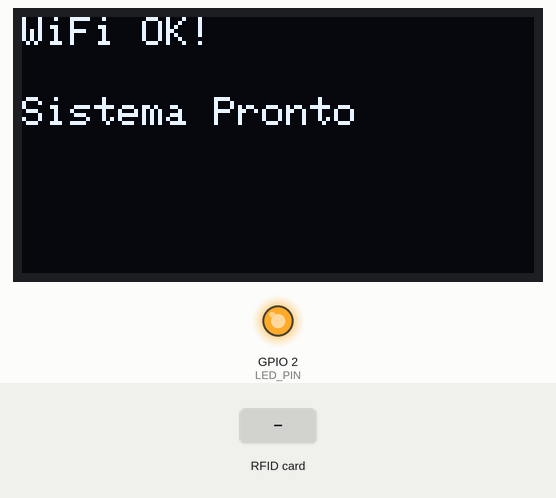
Recording of a sketch running on a simulated ESP32. On the bench: 128×64 one-colour display, output pins drawn as LEDs (lit = HIGH). The inputs (shaded band) are chosen by the test bench. WiFi joins after 1.5 s; servers stay silent unless stated; uploads are accepted with an empty reply; what the sketch prints to the serial monitor is not drawn.

Above: at 3.7 s.
At 6.8 s:
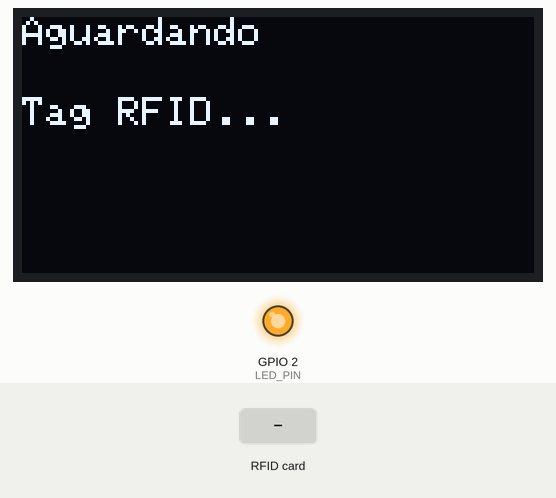
6.9 s: RFID card 5E 7A 19 C4 held to the reader
At 7.19 s:
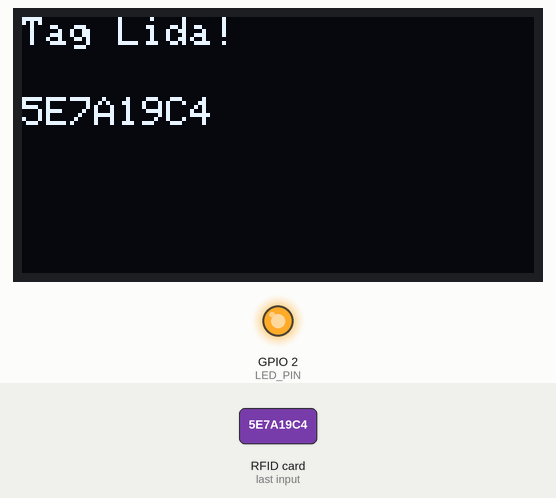
At 7.9 s:
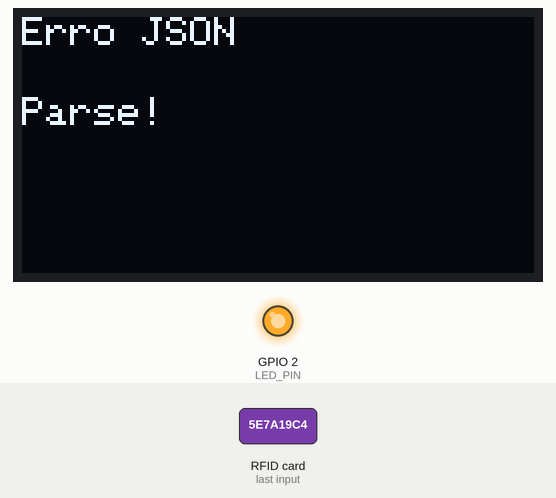
Timing chart, 0 to 9.9 s (numbered marks = the images above; inputs shaded):
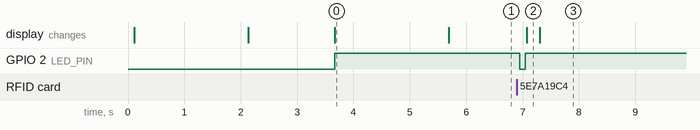

The sketch:

esp32_rfid_rastreamento.ino
```cpp
/*
 * Sistema de Rastreamento Bovino - ESP32
 *
 * Este código implementa um sistema de leitura de tags RFID para rastreamento de bovinos.
 * Funcionalidades:
 * - Leitura de tags RFID usando módulo RC522
 * - Conexão WiFi automática
 * - Envio de dados para servidor PHP
 * - Display de informações (OLED 128x64)
 * - Tratamento de erros e reconexão
 *
 * Hardware necessário:
 * - ESP32
 * - Módulo RFID RC522
 * - Display OLED 128x64 (opcional)
 * - LED indicador (opcional)
 *
 * Conexões RC522:
 * - SDA -> D21 (GPIO 21)
 * - SCK -> D18 (GPIO 18)
 * - MOSI -> D23 (GPIO 23)
 * - MISO -> D19 (GPIO 19)
 * - RST -> D22 (GPIO 22)
 * - 3.3V -> 3.3V
 * - GND -> GND
 *
 * Conexões Display OLED (se usado):
 * - SDA -> GPIO 4
 * - SCL -> GPIO 15
 * - VCC -> 3.3V
 * - GND -> GND
 *
 * Conexões LED (se usado):
 * - LED -> GPIO 2
 */

 #include <SPI.h>
#include <MFRC522.h>
#include <WiFi.h>
#include <HTTPClient.h>
#include <ArduinoJson.h>
#include <Wire.h>
#include <Adafruit_GFX.h>
#include <Adafruit_SSD1306.h>


 // Configurações WiFi
 const char* ssid = "SUA_REDE_WIFI";          // Nome da sua rede WiFi
 const char* password = "SUA_SENHA_WIFI";     // Senha da sua rede WiFi

 // Configurações do servidor
 const char* serverUrl = "http://SEU_IP/projeto_rastreabilidade/api/rfid/esp32.php";
 // Altere o IP acima para o IP do seu servidor XAMPP

 // Pinos do RC522
 #define RST_PIN         22    // D22 - RST
 #define SS_PIN          21    // D21 - SDA

 // Pinos do Display OLED (opcional)
 #define SCREEN_WIDTH 128
 #define SCREEN_HEIGHT 64
 #define OLED_RESET     -1
 #define SCREEN_ADDRESS 0x3C

 // Pino do LED indicador (opcional)
 #define LED_PIN 2

 // Objetos
 MFRC522 mfrc522(SS_PIN, RST_PIN);
 Adafruit_SSD1306 display(SCREEN_WIDTH, SCREEN_HEIGHT, &Wire, OLED_RESET);

 // Variáveis globais
 String lastTagId = "";
 unsigned long lastReadTime = 0;
 const unsigned long READ_INTERVAL = 2000; // Intervalo mínimo entre leituras (2 segundos)
 const unsigned long SAME_TAG_INTERVAL = 10000; // Mesma tag só é registrada de novo após 10 segundos
 bool wifiConnected = false;
 int reconnectAttempts = 0;
 const int MAX_RECONNECT_ATTEMPTS = 10;

 // Função para conectar ao WiFi
 bool connectToWiFi() {
   Serial.println("Conectando ao WiFi...");
   WiFi.begin(ssid, password);

   int attempts = 0;
   while (WiFi.status() != WL_CONNECTED && attempts < 20) {
     delay(500);
     Serial.print(".");
     attempts++;
   }

   if (WiFi.status() == WL_CONNECTED) {
     Serial.println();
     Serial.println("WiFi conectado!");
     Serial.print("IP: ");
     Serial.println(WiFi.localIP());
     wifiConnected = true;
     reconnectAttempts = 0;
     return true;
   } else {
     Serial.println();
     Serial.println("Falha na conexão WiFi!");
     wifiConnected = false;
     return false;
   }
 }

 // Função para inicializar o display
 void initDisplay() {
   if(!display.begin(SSD1306_SWITCHCAPVCC, SCREEN_ADDRESS)) {
     Serial.println("Falha na inicialização do display OLED");
     return;
   }

   display.clearDisplay();
   display.setTextSize(1);
   display.setTextColor(SSD1306_WHITE);
   display.setCursor(0,0);
   display.println("Sistema Bovino");
   display.println("Inicializando...");
   display.display();
   delay(2000);
 }

 // Função para exibir mensagem no display
 void displayMessage(String message, String subMessage = "") {
   display.clearDisplay();
   display.setTextSize(1);
   display.setTextColor(SSD1306_WHITE);
   display.setCursor(0,0);
   display.println(message);
   if (subMessage != "") {
     display.setCursor(0,20);
     display.println(subMessage);
   }
   display.display();
 }

 // Função para enviar dados para o servidor
 bool sendToServer(String tagId) {
   if (WiFi.status() != WL_CONNECTED) {
     Serial.println("WiFi não conectado!");
     return false;
   }

   HTTPClient http;
   http.begin(serverUrl);
   http.addHeader("Content-Type", "application/x-www-form-urlencoded");

   String postData = "tag_id=" + tagId;

   Serial.println("Enviando dados para o servidor...");
   Serial.println("URL: " + String(serverUrl));
   Serial.println("Dados: " + postData);

   int httpResponseCode = http.POST(postData);

   if (httpResponseCode > 0) {
     String response = http.getString();
     Serial.println("Código de resposta HTTP: " + String(httpResponseCode));
     Serial.println("Resposta do servidor: " + response);

     // Tenta parsear a resposta JSON
     DynamicJsonDocument doc(1024);
     DeserializationError error = deserializeJson(doc, response);

     if (!error) {
       if (doc["success"] == true) {
         if (doc["animal"] != nullptr) {
           String animalInfo = "Animal: " + String(doc["animal"]["identificador"].as<const char*>());
           displayMessage("Tag Lida!", animalInfo);
         } else {
           displayMessage("Tag Nao", "Cadastrada!");
         }
         http.end();
         return true;
       } else {
         Serial.println("Erro no servidor: " + String(doc["message"].as<const char*>()));
         displayMessage("Erro no", "Servidor!");
       }
     } else {
       Serial.println("Erro ao parsear JSON: " + String(error.c_str()));
       displayMessage("Erro JSON", "Parse!");
     }
   } else {
     Serial.println("Erro na requisição HTTP: " + String(httpResponseCode));
     displayMessage("Erro HTTP", String(httpResponseCode));
   }

   http.end();
   return false;
 }

 // Função para ler tag RFID
 String readRFID() {
   if (!mfrc522.PICC_IsNewCardPresent()) {
     return "";
   }

   if (!mfrc522.PICC_ReadCardSerial()) {
     return "";
   }

   String tagId = "";
   for (byte i = 0; i < mfrc522.uid.size; i++) {
     tagId += String(mfrc522.uid.uidByte[i] < 0x10 ? "0" : "");
     tagId += String(mfrc522.uid.uidByte[i], HEX);
   }
   tagId.toUpperCase();

   // Para a criptografia
   mfrc522.PICC_HaltA();
   mfrc522.PCD_StopCrypto1();

   return tagId;
 }

 void setup() {
   Serial.begin(115200);
   Serial.println("=== Sistema de Rastreamento Bovino ===");

   // Inicializa SPI
   SPI.begin();

   // Inicializa RC522
   mfrc522.PCD_Init();
   delay(4);
   mfrc522.PCD_DumpVersionToSerial();
   Serial.println("Módulo RC522 inicializado");

   // Inicializa LED
   pinMode(LED_PIN, OUTPUT);
   digitalWrite(LED_PIN, LOW);

   // Inicializa display
   Wire.begin(4, 15); // SDA=4, SCL=15
   initDisplay();

   // Conecta ao WiFi
   displayMessage("Conectando", "WiFi...");
   if (connectToWiFi()) {
     displayMessage("WiFi OK!", "Sistema Pronto");
     digitalWrite(LED_PIN, HIGH);
   } else {
     displayMessage("WiFi Falhou!", "Verifique Config");
     digitalWrite(LED_PIN, LOW);
   }

   delay(2000);
   displayMessage("Aguardando", "Tag RFID...");
 }

 void loop() {
   // Verifica conexão WiFi
   if (WiFi.status() != WL_CONNECTED) {
     if (wifiConnected) {
       Serial.println("Conexão WiFi perdida!");
       wifiConnected = false;
       digitalWrite(LED_PIN, LOW);
       displayMessage("WiFi Perdido!", "Reconectando...");
     }

     if (reconnectAttempts < MAX_RECONNECT_ATTEMPTS) {
       if (connectToWiFi()) {
         displayMessage("Reconectado!", "Sistema Pronto");
         digitalWrite(LED_PIN, HIGH);
       } else {
         reconnectAttempts++;
         displayMessage("Tentativa " + String(reconnectAttempts), "de " + String(MAX_RECONNECT_ATTEMPTS));
         delay(5000);
       }
     } else {
       // Esgotou as tentativas: espera 30 s e recomeça, em vez de desistir para sempre
       displayMessage("WiFi Falhou!", "Nova tentativa 30s");
       delay(30000);
       reconnectAttempts = 0;
       return;
     }
   }

   // Lê tag RFID
   String tagId = readRFID();

   // Tag diferente: aceita após READ_INTERVAL. Mesma tag (o animal passou de novo):
   // aceita após SAME_TAG_INTERVAL, para não registrar a mesma leitura várias vezes
   unsigned long elapsed = millis() - lastReadTime;
   bool novaTag = (tagId != lastTagId && elapsed > READ_INTERVAL);
   bool mesmaTagDeNovo = (tagId == lastTagId && elapsed > SAME_TAG_INTERVAL);
   if (tagId != "" && (novaTag || mesmaTagDeNovo)) {
     Serial.println("Tag lida: " + tagId);
     lastTagId = tagId;
     lastReadTime = millis();

     // Pisca LED
     digitalWrite(LED_PIN, LOW);
     delay(100);
     digitalWrite(LED_PIN, HIGH);

     // Exibe no display
     displayMessage("Tag Lida!", tagId);

     // Envia para o servidor
     if (sendToServer(tagId)) {
       Serial.println("Dados enviados com sucesso!");
     } else {
       Serial.println("Falha ao enviar dados!");
     }

     delay(3000);
     displayMessage("Aguardando", "Tag RFID...");
   }

   delay(100); // Pequena pausa para não sobrecarregar
 } 
```

Measured:
- after the input at 6.9 s, GPIO 2 (LED_PIN): HIGH → LOW after 0.05 s, → HIGH 0.10 s later; the display: changes after 0.18 s (image 2)
- what the display in image 0 shows lasts 2.0 s, from 3.7 s to 5.7 s
